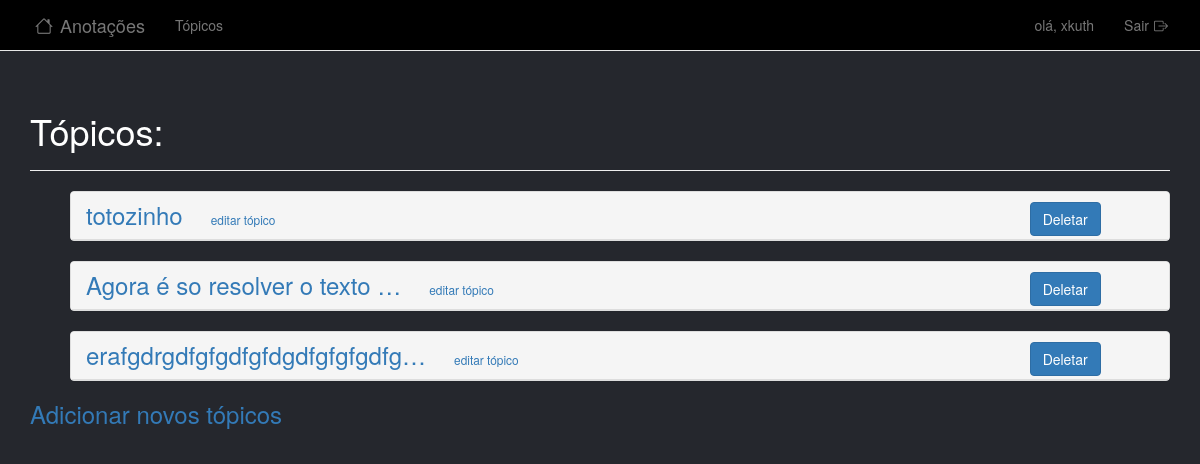
Screenshot of /topics (signed in) with the database file from the repository.
### learning_logs/models.py (models this page shows)
class Topic(models.Model):
    text = models.CharField(max_length=200) # Definição de tamanho maximo de texto e tipo primitivo.
    date_added = models.DateTimeField(auto_now_add=True) # Data de criação de cada texto.
    owner = models.ForeignKey(User, on_delete=models.CASCADE) # chave estrangeita para registro de usuarios unicos.
    def __str__(self):
        return self.text # retorno do texto.

### learning_logs/views.py (the view)
# urls.py: path('topics', views.topics, name='topics'),# Rota para: Pagina com todos topicos.
@login_required
def topics(request): # renderiza a pagina com todos topicos criados
    topics = Topic.objects.filter(owner=request.user).order_by('date_added') # Filtra os topicos do DB ordenados-os.
    context = {'topics': topics}
    return render(request, 'learning_logs/topics.html', context)

### learning_logs/templates/learning_logs/topics.html (shortened to what this page needs)
<!DOCTYPE html>
<html lang="pt-br">
<head>
</head>
<body>
    {% extends "learning_logs/base.html" %}
    {% block header %}
        <h1 class="switch"> Tópicos: </h1>
    {% endblock header %}
    {% block content %}
        <ul>
            {% for topic in topics %}
            <div class="panel panel-default">
                <div class="panel-heading">
                    <h3 style="display: inline;">
                        <a href="{% url 'topic' topic.id %}">{{ topic|truncatechars:"30" }}</a>
                    </h3>
                    <small class="space-a" style="display: inline;">
                        <a href="{% url 'edit_topic' topic.id %}">
                            editar tópico
                        </a>
                    </small>
                    <div class="btnt">
                        <form action="{% url 'delete_topic' topic.id %}" method="post" style="display: inline;">
                            <button type="submit" class="btn btn-primary">
                                Deletar
                            </button>
                        </form>
                    </div>
                </div>
            </div>
            {% empty %}
                <h3>Não há topicos adicionados.</h3>
            {% endfor %}
        </ul>
        <h3>
            <a href="{% url 'new_topic' %}">Adicionar novos tópicos</a>
        </h3>
    {%endblock content %}

### learning_logs/templates/learning_logs/base.html (shortened to what this page needs)
<!DOCTYPE html>
<html lang="pt-br">
    <head>
        {% load bootstrap3 %}
        {% load static %}
        <link rel="stylesheet" href="https://cdn.jsdelivr.net/npm/bootstrap-icons@1.11.3/font/bootstrap-icons.min.css">
        <link rel="stylesheet" href="{% static 'css/navegacao.css' %}">
        {% bootstrap_css %}
</head>
<body id="back">
    <nav  class="navbar navbar-default navbar-static-top">
        <div  class="container bar">
            <div class="navbar-header">
                <a class="navbar-brand" href="{% url 'index' %}"><i class="bi bi-house"></i>
                    Anotações
                </a>
            </div>
            <div id="navbar">
                <ul class="nav navbar-nav space">
                    <li><a href="{% url 'topics' %}">Tópicos</a></li>
                </ul>
                <ul class="nav navbar-nav navbar-right">
                    {% if user.is_authenticated %}
                        <li><a href="">olá, {{ user.username }}</li></a>
                        <li><a href="{% url 'logout'%}">Sair<i class="bi bi-box-arrow-right"></i></a></li>
                    {% else %}
                        <li><a href="{% url 'register'   %}">Registrar</a></li>
                        <li><a href="{% url 'login' %}">Entrar</a></li>
                    {% endif %}
                </ul>
            </div>
        </div>
    </nav>
    <div class="container">
        <div class="page-header">
            {% block header %}{% endblock header %}
        </div>
        <div>
            {% block content %}{% endblock content %}
        </div>
    </div>
</body>
</html>

### static/css/navegacao.css (style rules this page uses)
body { background-color: black; }
.navbar.navbar-default.navbar-static-top { color: white; background-color: black; }
i { margin-right: 2px; margin-left: 5px; }
#back { background-color: #25272d; }
.switch { color: white; }
div.btnt { display: inline; float: right; margin-right: 5%; }
.space-a { padding-left: 2%; }

### rows the page displays
Topic: text "totozinho"
Topic: text "Agora é so resolver o texto …"
Topic: text "erafgdrgdfgfgdfgfdgdfgfgfgdfg…"

### other values shown
{{ user.username }} "xkuth"
